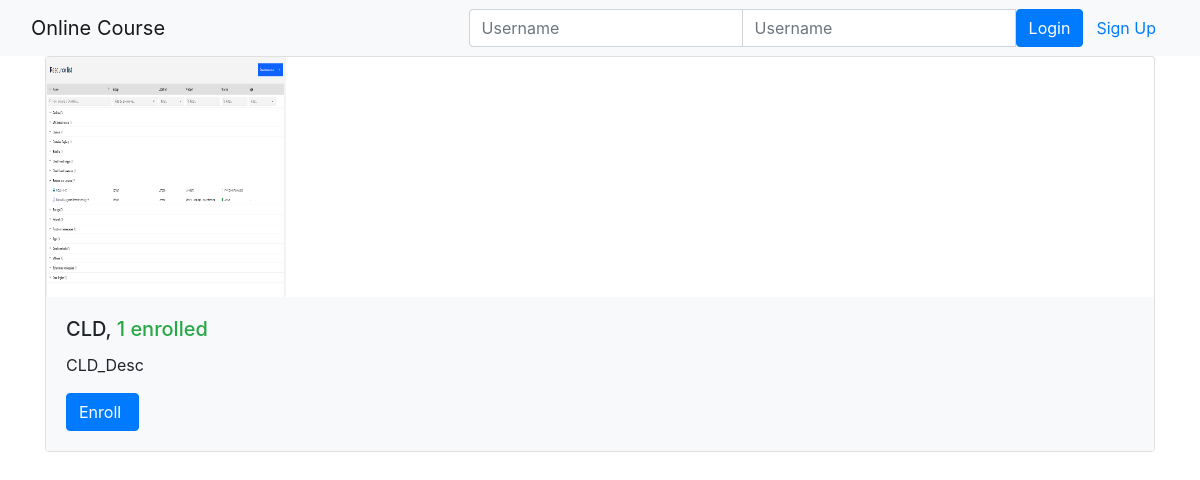
The page /onlinecourse/ on the database its author committed.
### onlinecourse/models.py (models this page shows, shortened)
class Course(models.Model):
    name = models.CharField(null=False, max_length=30, default='online course')
    image = models.ImageField(upload_to='course_images/')
    description = models.CharField(max_length=1000)
    pub_date = models.DateField(null=True)
    instructors = models.ManyToManyField(Instructor)
    users = models.ManyToManyField(settings.AUTH_USER_MODEL, through='Enrollment')
    total_enrollment = models.IntegerField(default=0)
    is_enrolled = False

### onlinecourse/views.py (the view)
class CourseListView(generic.ListView):
    template_name = 'onlinecourse/course_list_bootstrap.html'
    context_object_name = 'course_list'
    def get_queryset(self):
        user = self.request.user
        courses = Course.objects.order_by('-total_enrollment')[:10]
        for course in courses:
            if user.is_authenticated:
                course.is_enrolled = check_if_enrolled(user, course)
        return courses

### onlinecourse/templates/onlinecourse/course_list_bootstrap.html (shortened to what this page needs)
<!DOCTYPE html>
<html lang="en">
<head>
    {% load static %}
    <link rel="stylesheet" href="https://maxcdn.bootstrapcdn.com/bootstrap/4.5.2/css/bootstrap.min.css">
</head>
<body>
    <nav class="navbar navbar-light bg-light">
        <div class="container-fluid">
            <div class="navbar-header">
                  <a class="navbar-brand" href="#">Online Course</a>
            </div>
            <ul class="nav navbar-nav navbar-right">
                {% if user.is_authenticated %}
                <li>
                    <a class="btn btn-link" href="#">{{ user.first_name }}({{ user.username }})</a>
                    <a class="btn btn-link" href="{% url 'onlinecourse:logout' %}">Logout</a>
                </li>
                {% else %}
                <li>
                    <form class="form-inline" action="{% url 'onlinecourse:login' %}" method="post">
                        <div class="input-group">
                            <input type="text" class="form-control" placeholder="Username" name="username" >
                            <input type="password" class="form-control" placeholder="Username" name="psw" >
                            <button class="btn btn-primary" type="submit">Login</button>
                            <a class="btn btn-link" href="{% url 'onlinecourse:registration' %}">Sign Up</a>
                        </div>
                    </form>
                </li>
                {% endif %}
            </ul>
        </div>
    </nav>
    {% if course_list %}
        <div class="container">
            <div class="card-deck">
                {% for course in course_list %}
                         <div class="card" style="width: 36rem;">
                          <img class="card-img-left" src="{{MEDIA_URL}}/{{ course.image }}" width="240px" height="240px"
                               alt="Course image">
                          <div class="card-body bg-light">
                              <h5 class="card-title">{{ course.name }}, <span class="text-success">
                                  {{ course.total_enrollment}} enrolled</span></h5>
                            <p class="card-text">{{ course.description}}</p>
                            <form action="{% url 'onlinecourse:enroll' course.id %}" method="post">
                                  <input class="btn btn-primary"  type="submit"
                                         value="{% if course.is_enrolled %}Enter{% else %}Enroll{% endif %} ">
                            </form>
                          </div>
                        </div>
                {% endfor %}
            </div>
        </div>
    {% else %}
        <p>No courses are available.</p>
    {% endif %}
</body>
</html>

### rows shown on the page
Course: image (picture), name "CLD", total_enrollment "1", description "CLD_Desc", is_enrolled "Enroll"
